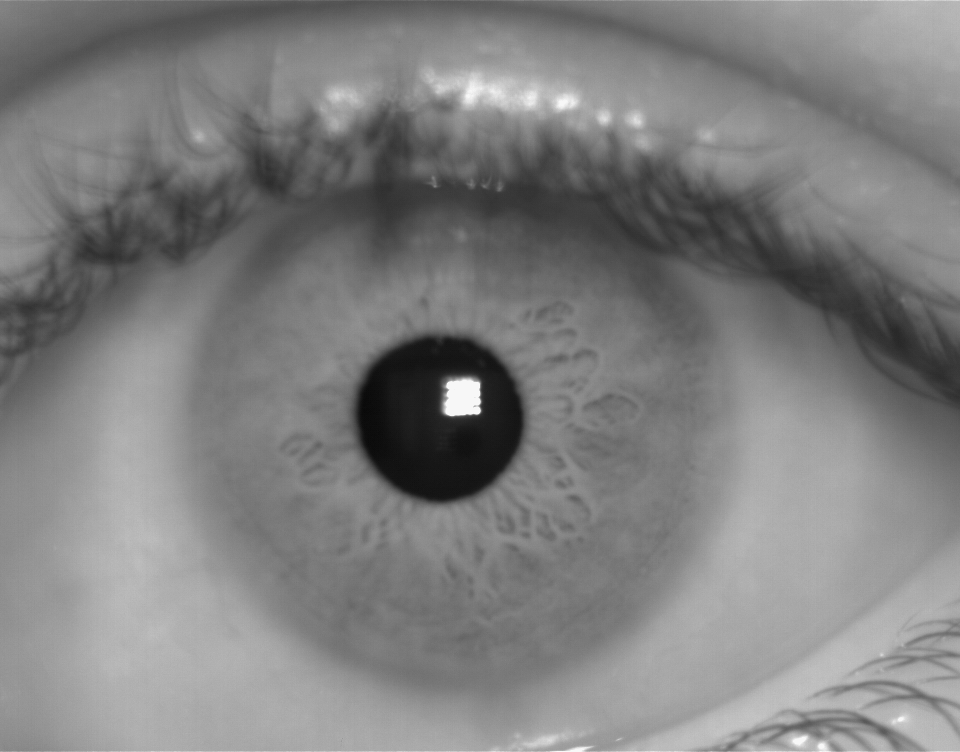
#> input picture Test/Img_012_L_2.bmp, 960 x 752 px, found by its file name
$ jupyter execute Recognition.ipynb
#> lines starting #> are read from the running program, lines starting #| are printed output that depends on the picture
## Loading Data

[cell 1]
import cv2
import matplotlib.pyplot as plt
import numpy as np

[cell 2]
### Load enrolled and testing data

[cell 3]
img_enrolled = cv2.imread('C:/Users/Mechanic/Iris Recognition/Test/Img_012_L_2.bmp')
#> img_enrolled is the input picture: shape (752, 960, 3); min 8, max 247, mean 126.9
img_test_1   = cv2.imread('C:/Users/Mechanic/Iris Recognition/Test/Img_012_L_3.bmp')
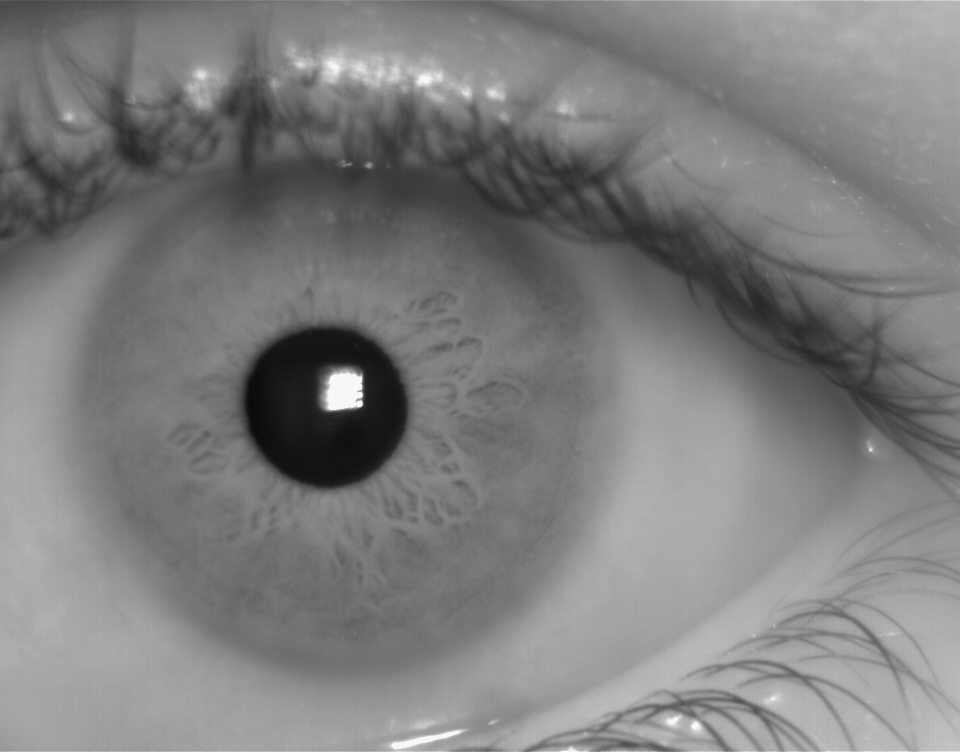
#> input picture Test/Img_012_L_3.bmp, 960 x 752 px, found by its file name
#> img_test_1 is the input picture: shape (752, 960, 3); min 8, max 247, mean 125.6
img_test_2   = cv2.imread('C:/Users/Mechanic/Iris Recognition/Test/Img_028_R_2.bmp')
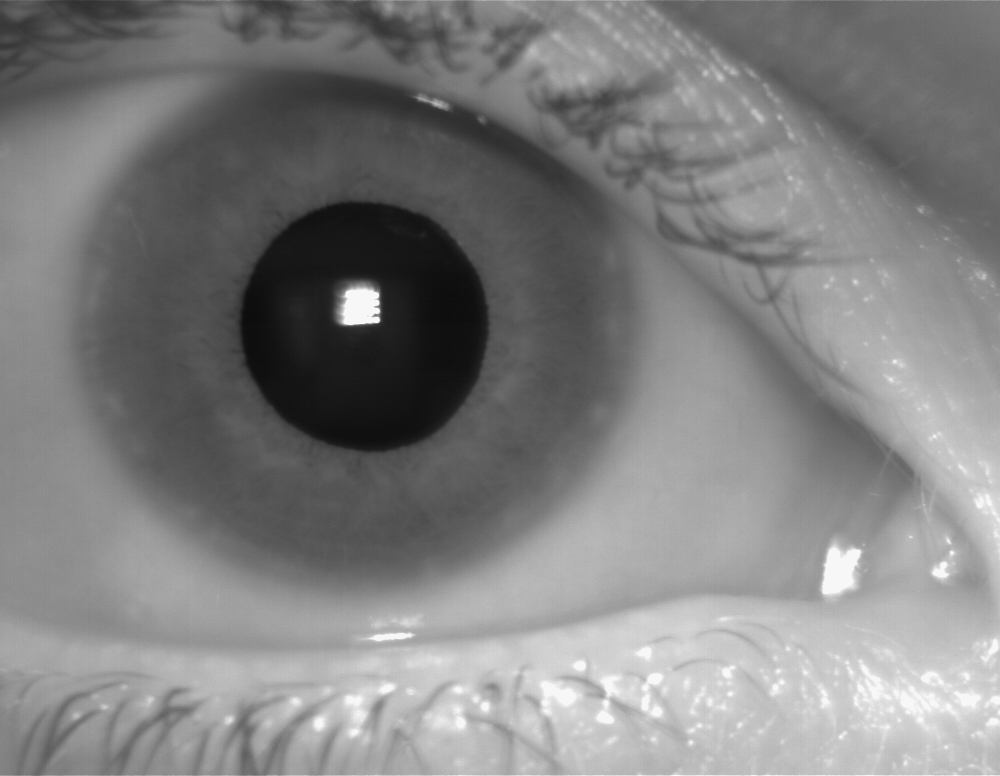
#> input picture Test/Img_028_R_2.bmp, 1000 x 776 px, found by its file name
#> img_test_2 is the input picture: shape (776, 1000, 3); min 10, max 247, mean 128

## Pre-Processing and finding pupil

[cell 4]
def pre_processing(image):
    img = image[:, :, 0].copy()
    img[img > 225] = 30
    img = cv2.medianBlur(img, 21)
    circles = cv2.HoughCircles(img, cv2.HOUGH_GRADIENT, 1, 20, param1=50, param2=30, minRadius=10, maxRadius=200)
#> circles = [[437.5, 417.5, 84.3]]
    circles = np.uint16(np.around(circles))
#> circles = [[438, 418, 84]]
    x = circles[0, 0][0]
#> x = 438
    y = circles[0, 0][1]
#> y = 418
    r = circles[0, 0][2]
#> r = 84
    return img, x, y, r

[cell 5]
enr, enr_x, enr_y, enr_r = pre_processing(img_enrolled)
#> enr_x = 438; enr_y = 418; enr_r = 84
test1, test_1_x, test_1_y, test_1_r   = pre_processing(img_test_1)
#> test_1_x = 326; test_1_y = 408; test_1_r = 81
test2, test_2_x, test_2_y, test_2_r = pre_processing(img_test_2)
#> in pre_processing (call 3), `img[img > 225] = 30`:
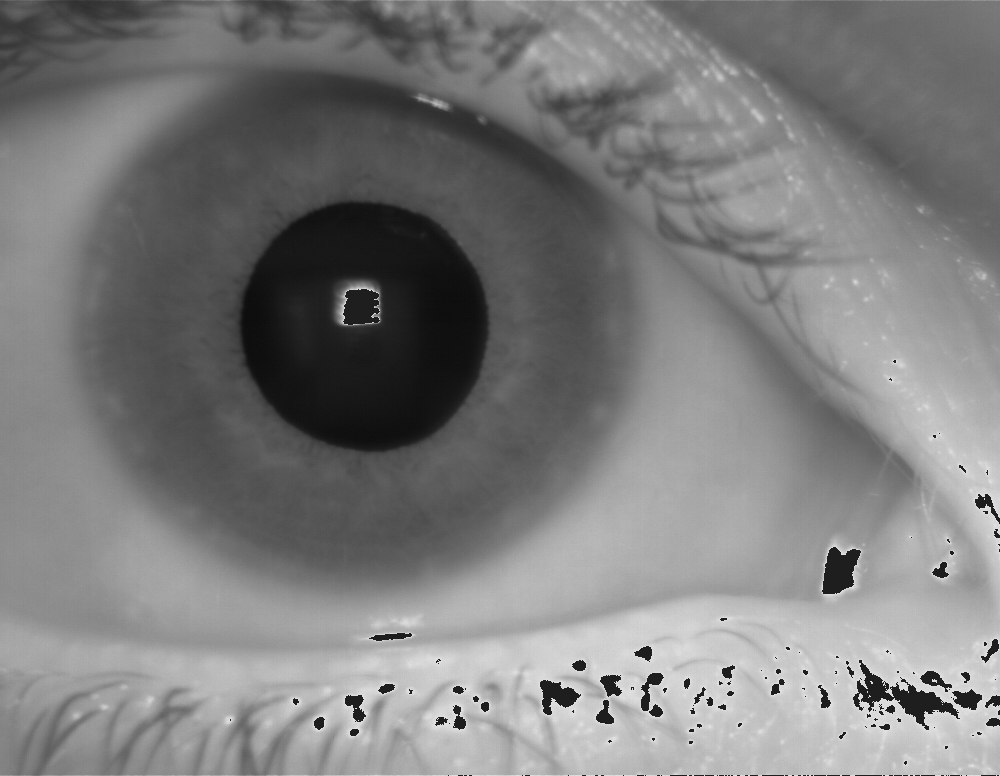
#> img: shape (776, 1000); min 10, max 225, mean 125.1
#> in pre_processing (call 3), `circles = cv2.HoughCircles(img, cv2.HOUGH_GRADIENT, 1, 20, param1=50, ..`: circles = [[364.5, 323.5, 124]]
#> in pre_processing (call 3), `circles = np.uint16(np.around(circles))`: circles = [[364, 324, 124]]
#> in pre_processing (call 3), `x = circles[0, 0][0]`: x = 364
#> in pre_processing (call 3), `y = circles[0, 0][1]`: y = 324
#> in pre_processing (call 3), `r = circles[0, 0][2]`: r = 124
#> test_2_x = 364; test_2_y = 324; test_2_r = 124

## Finding iris

[cell 6]
def find_iris_id(img, x, y, r):
    x, y, r, l = find_segment(img, x, y, minr=max(int(1.25 * r), 100),
                              sigma=5, center_margin=30, jump=5)
    x, y, r, l = find_segment(img, x, y, minr=r - 10, maxr=r + 10,
                              sigma=2, center_margin=5, jump=1)
    return x, y, r

[cell 7]
def find_segment(img, x0, y0, minr=0, maxr=500, step=1, sigma=5., center_margin=30, segment_type='iris', jump=1):
#> called with x0 = 438, y0 = 418, minr = 105, maxr = 500, step = 1, sigma = 5, center_margin = 30, segment_type = 'iris'
    max_o = 0
    max_l = []

    if img.ndim > 2:
        img = img[:, :, 0]
    margin_img = np.pad(img, maxr, 'edge')
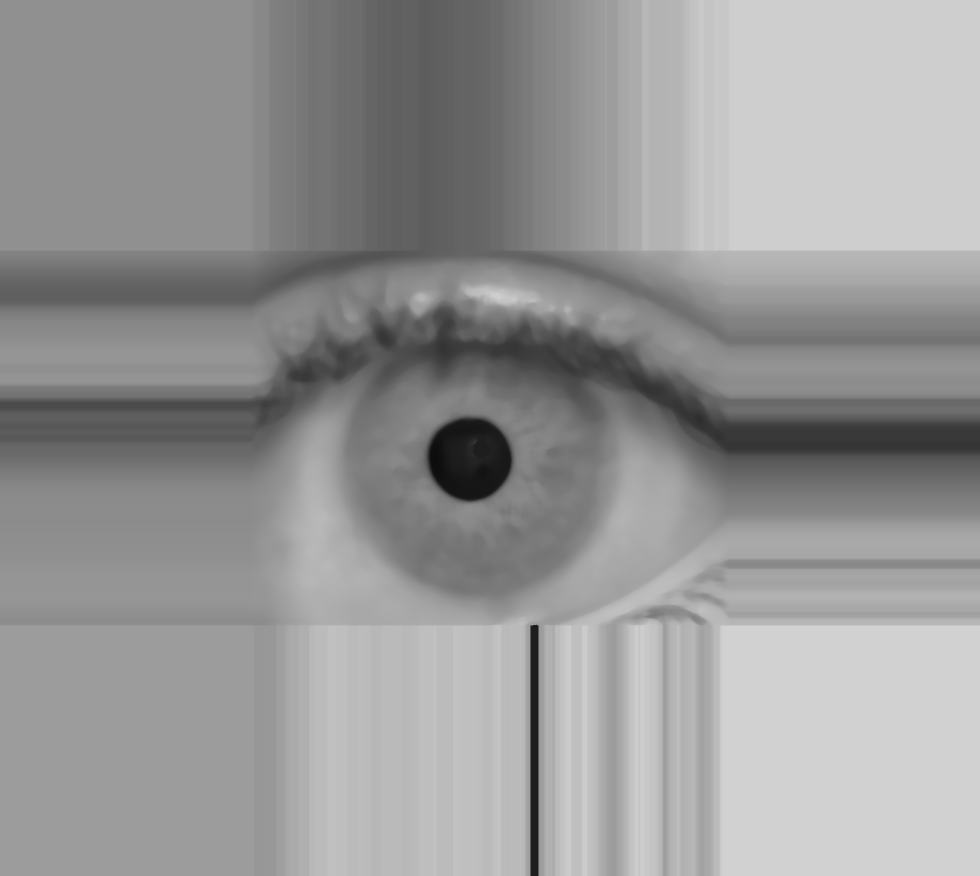
#> margin_img: shape (1752, 1960) (shown at 1/2 size); min 13, max 209, mean 151.1
    x0 += maxr
#> x0 = 938
    y0 += maxr
#> y0 = 918
    for x in range(x0 - center_margin, x0 + center_margin + 1, jump):
        for y in range(y0 - center_margin, y0 + center_margin + 1, jump):
            if segment_type == 'pupil':
                l = np.array([integrate(margin_img, y, x, r) for r in range(minr, maxr, step)])
            else:
                l = np.array([integrate(margin_img, y, x, r, 1 / 8, 3 / 8, n=8) +
                              integrate(margin_img, y, x, r, 5 / 8, 7 / 8, n=8)
                              for r in range(minr + abs(x0 - x) + abs(y0 - y), maxr, step)])
            l = (l[2:] - l[:-2]) / 2
            l = gaussian_filter(l, sigma)
            l = np.abs(l)
            max_c = np.max(l)
            if max_c > max_o:
                max_o = max_c
                max_l = l
                max_x, max_y = x, y
                r = np.argmax(l) * step + minr + abs(x0 - x) + abs(y0 - y)

    return max_x - maxr, max_y - maxr, r, max_l
